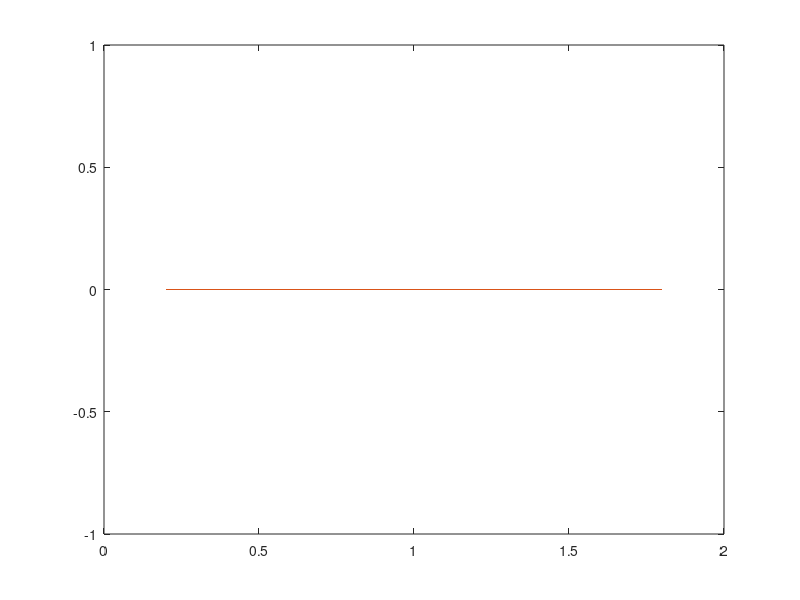

Here is the MATLAB script that generated this plot:
% Program to implement the Crank Nicolson Scheme for a hyperbolic equation.
%           u_t + s*u_x = 0;          0<x<4, t>0
%           u(x,0) = u0(x) = 0  , 0<x<2
%                          = sin(pi*(x-2)), 2<x<4

% Wave speed
s = 1;

a = 0; b = 2;
N = 10;
h = (b-a)/N;

t0 = 0; tf = 1;
M = 100;
k = (tf-t0)/M;

x = a+h:h:b-h;
u0 = zeros(N-1,1);

for j=1:N-1
   if(x(j) < 0)
       
   end
end

mu = -(s*k)/(4*h);

A = zeros(N-1);
B = A;
A(1,1) = 1;
B(1,1) = 1;
for j=2:N-1
    A(j,j) = 1;
    A(j,j-1) = mu;
    A(j-1,j) = -mu;
    B(j,j) = 1;
    B(j,j-1) = -mu;
    B(j-1,j) = mu;
end

u = zeros(N-1,1);
for j=1:M
    u = A\(B*u0);
    u0 = u;
end

exact = zeros(N-1,1);
for j=1:N-1
   if(x(j)-tf < 2)
       exact(j) = 0;
   elseif(2 <= x(j)-tf && x(j)-tf < 4)
       exact(j) = sin(pi*(x(j)-tf));
   end
end

plot(x,exact,x,u);